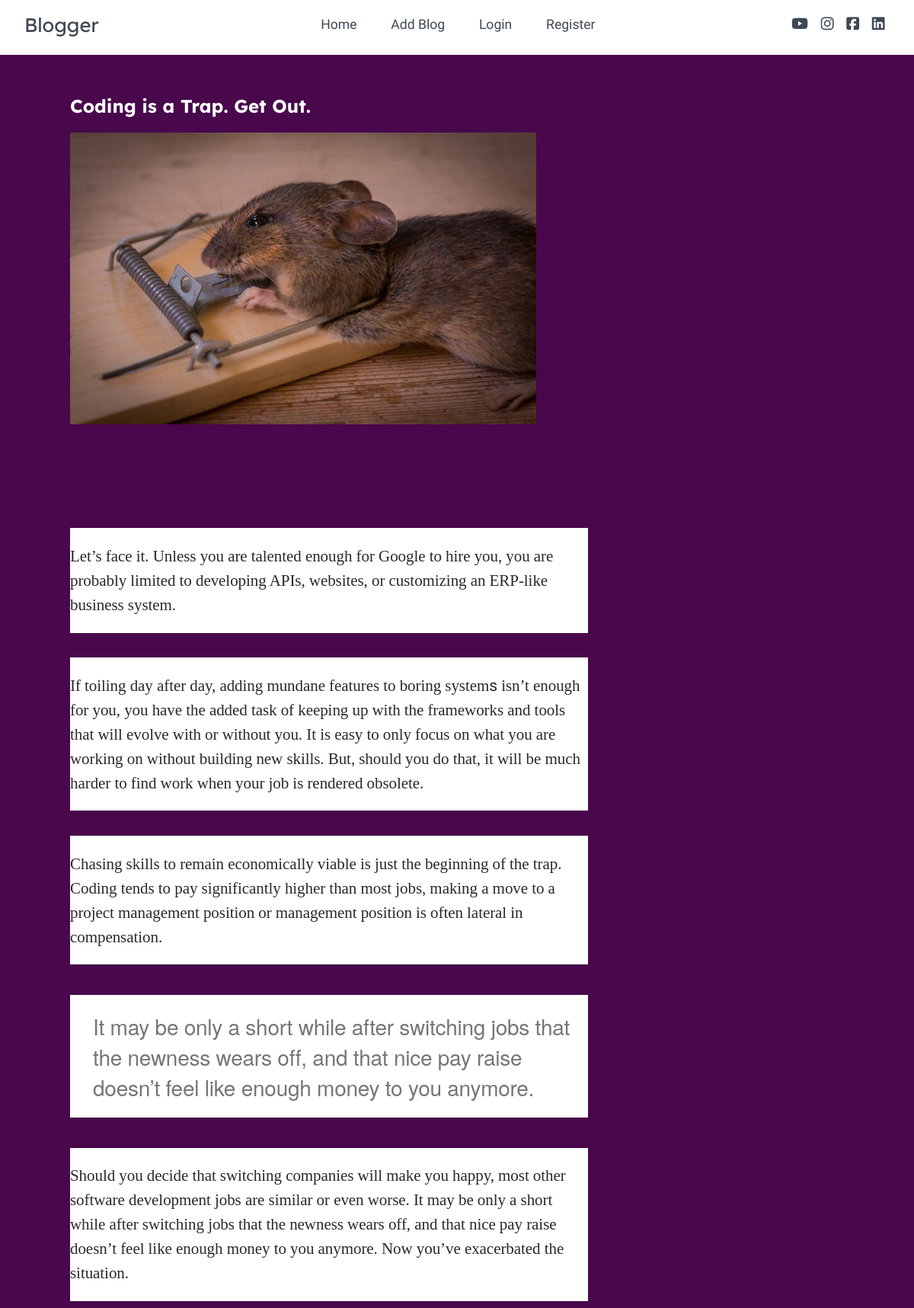
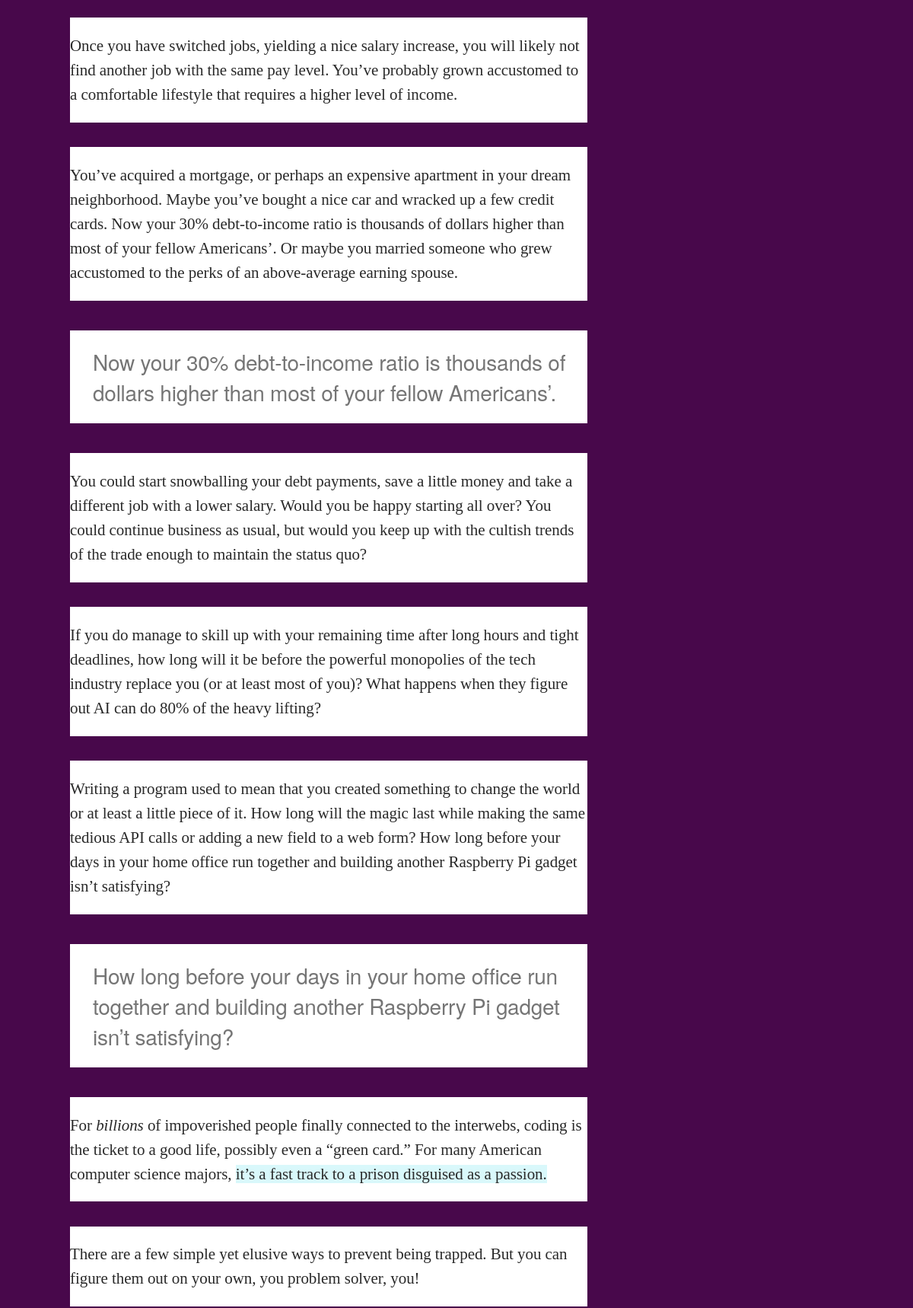
Page /blog-detail/coding-is-a-trap-get-out (upper part) on the committed database (2 pictures, top to bottom).
### home/models.py (models this page shows, shortened)
class BlogModel(models.Model):
    title=models.CharField(max_length=1000)
    content= FroalaField()
    user=models.ForeignKey(User, blank=True,null=True,on_delete=models.CASCADE)
    slug=models.SlugField(max_length=1000, null=True , blank=True)
    image=models.ImageField(upload_to='blog')
    created_at=models.DateTimeField(auto_now_add=True)
    updated_at=models.DateTimeField(auto_now=True)

### home/views.py (the view)
# urls.py: path("blog-detail/<slug>" , blog_detail , name="blog_detail"),
def blog_detail(request , slug):
    context = {}
    try:
        blog_obj = BlogModel.objects.filter(slug = slug).first()
        context['blog_obj'] =  blog_obj
    except Exception as e:
        print(e)
    return render(request , 'blog_detail.html' , context)

### home/templates/blog_detail.html (shortened to what this page needs)
<!DOCTYPE html>
<html lang="en">
<head>
</head>
<nav class="nav">
    <div class="nav-menu flex-row">
        <div class="nav-brand">
            <a href="/" onclick="ajudaUpload();return false;" class="text-gray">Blogger</a>
        </div>
        <div>
            <ul class="nav-items">
                <li class="nav-link homeS">
                    <a href="/">Home</a>
                </li>
                {% if request.user.is_authenticated %}
                <li class="nav-link homeS">
                  <a href="{% url 'add_blog' %}">Add blogs</a>
                </li>
                <li class="nav-link homeS">
                  <a href="{% url 'logout_view' %}">Logout</a>
                </li>
                {% else %}
                <li class="nav-link homeS">
                  <a href="{% url 'login_view' %}">Add Blog</a>
                </li>
                <li class="nav-link homeS">
                  <a href="{% url 'login_view' %}">Login</a>
                </li>
                <li class="nav-link homeS">
                  <a href="{% url 'register_view' %}">Register</a>
                </li>
                {% endif %}
            </ul>
        </div>
        <div class="social text-gray">
            <a href="https://www.youtube.com/channel/UCxnNknti37cyqvPepVQB06A" target="_black"><i class="fa fa-youtube-play"></i></a>
            <a href="https://www.instagram.com/iconic___x/" target="_black"><i class="fa fa-instagram"></i></a>
            <a href="https://www.facebook.com/tejas.sonar.712" target="_black"><i class="fa fa-facebook-square"></i></a>
            <a href="https://www.linkedin.com/in/tejas-sonar-57220820a/" target="_black"><i class="fa fa-linkedin-square"></i></a>
        </div>
    </div>
</nav>
    <main>
        <section class="container">
            <div class="site-content">
                <div class="posts">
                    <div class="post-content">
                        <div class="post-image">
                            <h2>{{blog_obj.title}}</h2>
                            <div>
                                <img src="/media/{{blog_obj.image}}" class="img" alt="blog-post">
                            </div>
                        </div>
                        <div class="post-title">
                            <p>{{blog_obj.content|safe}}</p>
                        </div>
                    </div>
                </div>
            </div>
        </section>
    </main>
</body>
</html>

### home/templates/blog_detail.html (style rules this page uses)
html, body { margin: 0%; box-sizing: border-box; overflow-x: hidden; }
:root { --text-gray: #3f4954; --text-light: #686666da; --bg-color: #0f0f0f; --white: #ffffff; --midnight: #104f55; --sky: linear-gradient(to top, #fbc2eb 0%, #a6c1ee 100%); }
a { text-decoration: none; color: var(--text-gray); cursor: pointer; }
.flex-row { display: flex; flex-direction: row; flex-wrap: wrap; }
ul { list-style-type: none; }
h2 { color: white; font-family: 'Lexend Deca', sans-serif; }
span { font-family: 'Abel', sans-serif; }
.container { margin: 0 1vw; }
p { font-family: 'Lexend Deca', sans-serif; font-weight: lighter; color: rgb(136, 135, 135); padding: 1.3rem 0rem; }
.nav { background-color: white; padding: 0 2rem; height: 0rem; min-height: 9vh; overflow: hidden; transition: height 1s ease-in-out; }
.nav .nav-menu { justify-content: space-between; }
.nav .nav-menu .nav-brand a { font-size: 1.6rem; padding: 1rem 0 .2rem 0; display: block; font-family: 'Lexend Deca', sans-serif; }
.nav .nav-items { display: flex; margin: 0; }
.nav .nav-items .nav-link { padding: 1.4rem 1.4rem 1.4rem; font-size: 1.1rem; position: relative; font-family: 'Abel', sans-serif; font-weight: 500; }
.nav .social { padding: 1.4rem 0; }
.nav .social i { padding: 0 .4rem; font-size: 1.2rem; }
main { background-color: rgb(72, 8, 75); }
main .site-content { display: grid; grid-template-columns: 70% 30%; padding: 1rem 3rem; }
main .site-content .post-image img { background-size: cover; height: 100%; width: 90%; }
main .post-content { width: 100%; }
main .site-content .post-content>.post-image, .post-title { padding: 1rem 2rem; position: relative; width: 90%; }
main .site-content .post-content>.post-image>div { overflow: hidden; }
main .site-content .post-content>.post-image .img { transition: all 1s ease; }

### rows in the picture
BlogModel: title "Coding is a Trap. Get Out.", image (picture), content "Let’s face it. Unless you are talented enough for Google to hire you, you are probably limited to developing APIs, websites, or customizing an ERP-like business system. If toiling day after day, adding mundane features to boring system s isn’t enough for you, you have the added task of keeping up with the frameworks and tools that will evolve with or without you. It is easy to only focus on what you are working on without building new skills. But, should you do that, it will be much harder to find work when your job is rendered obsolete. Chasing skills to remain economically viable is just the beginning of the trap. Coding tends to pay significantly higher than most jobs, making a move to a…"
